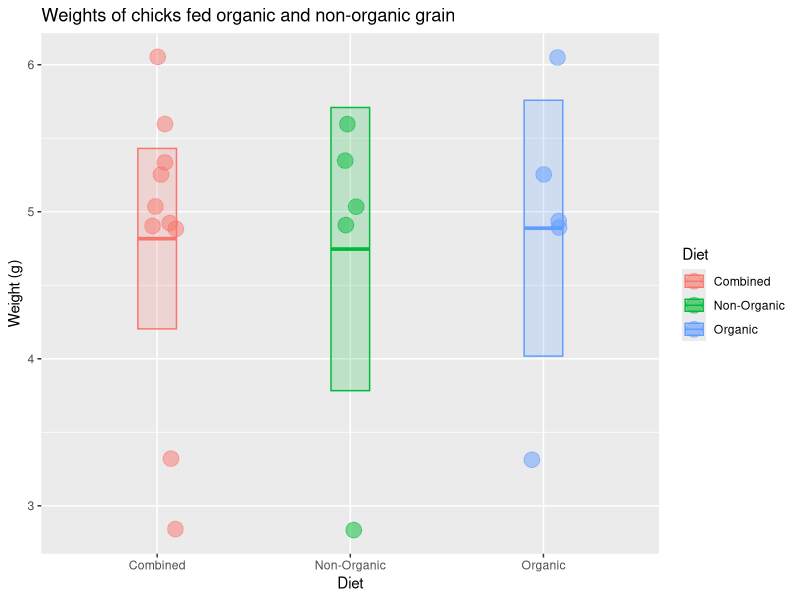

This chart was generated by the following R code:
## ---- chunk 1
x<-c(6.05,4.89,3.32,4.93,5.25,5.04,4.91,2.84,5.60,5.34)
x
## ---- chunk 2
mean(x)
median(x)
sd(x)
n<-length(x)
n
## ---- chunk 3
sem<-sd(x)/sqrt(n)
sem
## ---- chunk 4
mean(x)+1.96*sem
mean(x)-1.96*sem
c(mean(x)+1.96*sem,mean(x)-1.96*sem)
## ---- chunk 5

library(tidyverse)

# check to make sure you did the part above correctly
# if not, generate some fake x data
if (!exists("x") | !is.numeric(x) | !length(x) == 10) x <- rep(1, 10)

# put the chick data into a data frame
chick_data <-
  tibble::tibble(
    diet = rep(c("Combined", "Combined", "Organic", "Non-Organic"), each = 5),
    weight = c(x, x)
  )

# summarize the chick weights by diet
chick_summary <-
  chick_data %>% 
  group_by(diet) %>% 
  summarize(
    mean = mean(weight),
    median = median(weight),
    sd = sd(weight),
    n = n(),
    sem = sd / sqrt(n),
    upper = mean + 1.96 * sem,   # upper confidence limit
    lower = mean - 1.96 * sem,   # lower confidence limit
    .groups = "drop"
  )

# plot chick weights
ggplot(chick_data, aes(x = diet, y = weight, color = diet, fill = diet)) +
  geom_jitter(size = 5, shape = 21, alpha = 0.5, width = 0.1) +
  geom_crossbar(
    mapping = aes(ymin = lower, ymax = upper, y = mean), 
    data = chick_summary,
    width = 0.2, alpha = 0.2
  ) +
  labs(
    title = "Weights of chicks fed organic and non-organic grain",
    x = "Diet",
    color = "Diet",
    fill = "Diet",
    y = "Weight (g)"
  )

